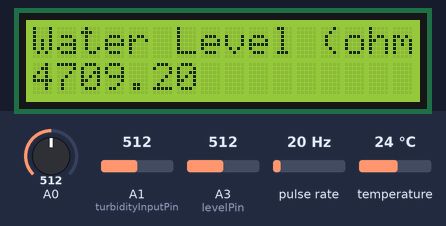
The sketch below on a simulated Arduino Uno, built with avr-gcc and run on an emulated ATmega328P. Shown: 16×2 character LCD. Wiring (inferred from the names in the program): pulse sensor: data pin 3. The inputs (shaded band) are chosen by the test bench; at power-on: A0 = 512, A1 (turbidityInputPin) = 512, A3 (levelPin) = 512, pulse rate 20 Hz, temperature 24 °C. What the sketch prints to the serial monitor is not drawn.

Above: at 1.2 s.
1.3 s: A0 set to 463
4.1 s: A0 set to 442
At 5.7 s:
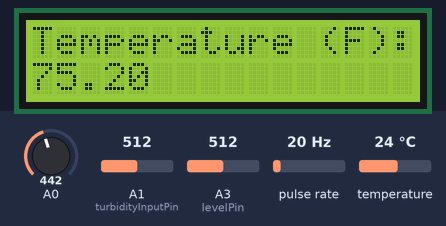
6.0 s: A0 set to 267
11.8 s: A0 set to 235
At 12.4 s:
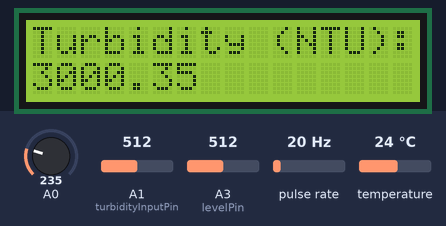
13.3 s: A0 set to 54
19.1 s: A0 set to 44
At 20.1 s:
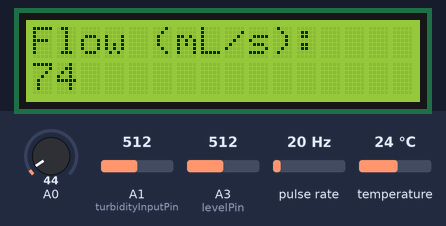
Timing chart, 0 to 22.1 s (numbered marks = the images above; inputs shaded):
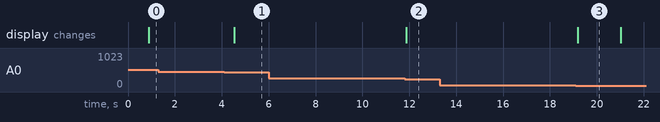

Measured:
- the behaviour switches between 450 and 449 on A0 (found by bisection; images 0 and 1)
- the behaviour switches between 250 and 249 on A0 (found by bisection; images 1 and 2)
- the behaviour switches between 50 and 49 on A0 (found by bisection; images 2 and 3)
- after the input at 1.3 s, every drawn part: stays the same
- after the input at 4.1 s, the display: changes after 0.44 s (image 1)
- after the input at 6.0 s, every drawn part: stays the same
- after the input at 11.8 s, the display: changes after 0.07 s (image 2)
- after the input at 13.3 s, every drawn part: stays the same
- after the input at 19.1 s, the display: changes after 0.09 s (image 3)
- what the display in image 3 shows lasts 1.8 s, from 19.2 s to 21.0 s

The sketch:

lcd.ino
```cpp
#include <LiquidCrystal.h>
#include <OneWire.h>
#include <DallasTemperature.h>

/*
 * See details on back of LCD for pinout instructions
*/

#define btnUp 0
#define btnDown 1
#define btnRight 2
#define btnLeft 3
#define btnSelect 4
#define btnNone -1

//state variables
int buttonState = -1;
int deviceState = -1;

//turbidity variables
int turbAnalog;
float turbVolt;
float turbNTU;
int turbidityInputPin = A1;

//temperature variables
int tempPin = 2;
float tempF;
//construct the one wire parser
OneWire oneWire(2);
DallasTemperature sensors(&oneWire);

//flow variables
unsigned long oldTime;
byte flowInterrupt = 1;
int flowPin = 3;
volatile byte pulseCount = 0;
float flowRate = 0;
unsigned int flowMl = 0;
unsigned long totalMl = 0;
float calibrationFactor = 4.5;

//level variables
int seriesResistor = 4700;
int levelPin = A3;
float levelResistance;

//LCD variables
const int rs = 8, en = 9, d4 = 4, d5 = 5, d6 = 6, d7 = 7;
LiquidCrystal lcd(rs,en,d4,d5,d6,d7);

void setup() {
  Serial.begin(9600);

  lcd.begin(16,2);
  lcd.setCursor(0,0);
  lcd.print("Spirulina");
  lcd.setCursor(0,1);
  lcd.print("Machine");

  sensors.begin();

  pinMode(flowPin, INPUT);
  digitalWrite(flowPin, HIGH);
  attachInterrupt(flowInterrupt, pulseCounter, FALLING);
}

void loop() {
  takeMeasurements();
  updateDeviceState();
  updateDisplay();
  delay(1000);
}

void clearLCD() {
  lcd.setCursor(0,0);
  lcd.print("                ");
  lcd.setCursor(0,1);
  lcd.print("                ");
}

void takeMeasurements() {
  //Turbidity measurement
  measureTurbidity();

  //Temperature measurement
  measureTemperature();

  //Flow measurement
  measureFlow();

  //Water level measurement
  measureLevel();
}

void measureLevel() {
  levelResistance = analogRead(levelPin);

  Serial.print("Analog reading ");
  Serial.println(levelResistance);

  // convert the value to resistance
  levelResistance = (1023 / levelResistance)  - 1;
  levelResistance = seriesResistor / levelResistance;
  Serial.print("Sensor resistance ");
  Serial.println(levelResistance);
 }

void measureFlow() {
  if ((millis() - oldTime) > 1000) {
    detachInterrupt(flowInterrupt);

    flowRate = ((1000.0 / (millis() - oldTime)) * pulseCount) / calibrationFactor;

    oldTime = millis();

    //convert to l/s, then to ml
    flowMl = (flowRate / 60 ) * 1000;
    totalMl += flowMl;

    Serial.print("Flow rate: "); Serial.println(flowMl);
    Serial.print("Total flow: "); Serial.println(totalMl);

    pulseCount = 0;

    attachInterrupt(flowInterrupt, pulseCounter, FALLING);
  }
}

void pulseCounter() {
  pulseCount += 1;
}

void measureTemperature() {
  sensors.requestTemperatures();
  //the oneWire protocol can use many (up to 127) sensors on a single line
  //so, need to fetch the measurement from the first sensor on the line
  tempF = sensors.getTempFByIndex(0);
  Serial.print("Temperature (F): "); Serial.println(tempF);
  Serial.println("--------");
}

void measureTurbidity() {
  //Take an analog reading from pin the input pin
  turbAnalog = analogRead(turbidityInputPin);
  turbVolt = turbAnalog * (5.0/ 1024.0); //Converstion from analog (0-1023) to voltage (0-5)
  //Convert to turbidity units
  //see https://www.dfrobot.com/wiki/index.php/Turbidity_sensor_SKU:_SEN0189
  // t = -1120.4v^2 + 5742.3v - 4352.9
  // where t = turbidity and v = voltage
  turbNTU = (-1120.4 * pow(turbVolt,2)) + (5742.3 * turbVolt) - 4352.9;
  Serial.print("Analog: "); Serial.println(turbAnalog);
  Serial.print("Voltage: "); Serial.println(turbVolt);
  Serial.print("Tubidity: "); Serial.println(turbNTU);
  Serial.println("------");
}

void updateDisplay() {
  if(deviceState == 0) {
    //up
    clearLCD();
    lcd.setCursor(0,0);
    lcd.print("Turbidity (NTU): ");
    lcd.setCursor(0,1);
    lcd.print(turbNTU);
  }
  if(deviceState == 1) {
    //down
    clearLCD();
    lcd.setCursor(0,0);
    lcd.print("Temperature (F): ");
    lcd.setCursor(0,1);
    lcd.print(tempF);
  }
  if(deviceState == 2) {
    //right
    clearLCD();
    lcd.setCursor(0,0);
    lcd.print("Flow (mL/s): ");
    lcd.setCursor(0,1);
    lcd.print(flowMl);
  }
  if(deviceState == 3) {
    //left
    clearLCD();
    lcd.setCursor(0,0);
    lcd.print("Water Level (ohms): ");
    lcd.setCursor(0,1);
    lcd.print(levelResistance);
  }
  if(deviceState == 4) {
    clearLCD();
    lcd.setCursor(0,0);
    lcd.print("Spirulina");
    lcd.setCursor(0,1);
    lcd.print("Machine");
  }
}

void updateDeviceState() {
   buttonState = getButtonState();
    //if the button has been pressed
    if(buttonState != -1) {
      //clear the opening text
      lcd.setCursor(0,0);
      lcd.print("                ");
      lcd.setCursor(0,1);
      lcd.print("                ");
      //up
      if(buttonState == 0 ) {
        deviceState = 0;
      }
      //down
      if(buttonState == 1) {
        deviceState = 1;
      }
      //right
      if(buttonState == 2) {
        deviceState = 2;
      }
      //left
      if(buttonState == 3) {
        deviceState = 3;
      }
      //select
      if(buttonState == 4) {
        deviceState = 4;
      }
    }
}

int getButtonState(){
  int analogIn = analogRead(0);
  if(analogIn < 50) return btnRight;
  if(analogIn < 250) return btnUp;
  if(analogIn < 450) return btnDown;
  if(analogIn < 650) return btnLeft;
  if(analogIn < 850) return btnSelect;

  return btnNone;
}
```
